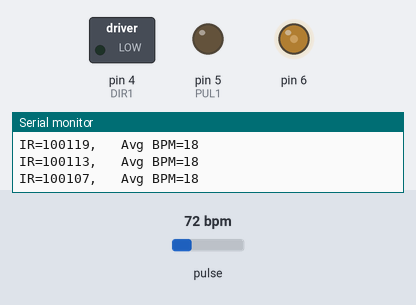
Bench run of a sketch on a simulated Arduino Uno, built with avr-gcc and run on an emulated ATmega328P. On the bench: switched loads named in the sketch (green lamp = pin HIGH), output pins drawn as LEDs (lit = HIGH), the last lines printed to the serial monitor. Inputs (shaded band) come from the test bench; at power-on: pulse 72 bpm.

Above: at 1.2 s.
1.3 s: pulse set to 42 bpm
4.3 s: pulse set to 100 bpm
7.3 s: pulse set to 70 bpm
At 8.2 s:
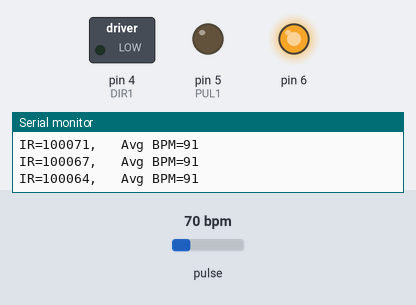
10.3 s: pulse set to 101 bpm
At 11.2 s:
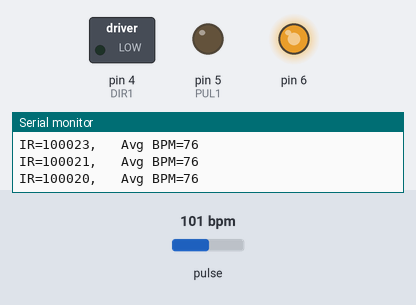
Timing chart, 0 to 14.1 s (numbered marks = the images above; inputs shaded):
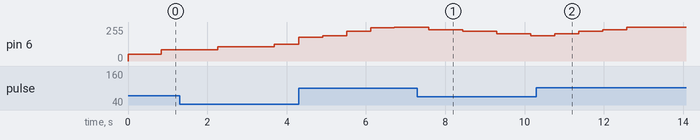

The sketch:

heart_rate.ino
```cpp
#include <Wire.h>
#include "MAX30105.h"
#include "heartRate.h"
MAX30105 particleSensor;
const byte RATE_SIZE = 4;
byte rates[RATE_SIZE];
byte rateSpot = 0;
long lastBeat = 0;
float beatsPerMinute;
int beatAvg;
int PWM=0;

#define DIR1 4 //方向信号
#define PUL1 5 //脉冲信号
int Step[12]={422,266,200,156,133,111,88,67,53,44,35,25};
bool Flag=true;
int Count=1;
void setup()
{
    Serial.begin(115200);
    Serial.println("Initializing...");

    if (!particleSensor.begin(Wire, I2C_SPEED_FAST)) //Use default I2C port, 400kHz speed
    {
        Serial.println("MAX30105 was not found. Please check wiring/power. ");
        while (1);
    }
    Serial.println("Place your index finger on the sensor with steady pressure.");
    particleSensor.setup();
    particleSensor.setPulseAmplitudeRed(0x0A); //Turn Red LED to low to indicate sensor is running
    particleSensor.setPulseAmplitudeGreen(0);
    pinMode(DIR1, OUTPUT);
    pinMode(PUL1, OUTPUT);
    pinMode(6, OUTPUT);
}

void loop()
{
    Ctrl_Motor();
}
//1600
//95+60+45+35+30+25+20+15+12+10+8+5
//160 36度
//80  18度
//40  9度
void Ctrl_Motor()
{
    long irValue = particleSensor.getIR();
    if (checkForBeat(irValue) == true)
    {
        long delta = millis() - lastBeat;
        lastBeat = millis();
        beatsPerMinute = 60 / (delta / 1000.0);
        if (beatsPerMinute < 255 && beatsPerMinute > 20)
        {
            rates[rateSpot++] = (byte)beatsPerMinute; //Store this reading in the array
            rateSpot %= RATE_SIZE; //Wrap variable
            //Take average of readings
            beatAvg = 0;
            for (byte x = 0 ; x < RATE_SIZE ; x++)
            {
                beatAvg += rates[x];
            }
            beatAvg /= RATE_SIZE;
        }
    }

    if (irValue < 50000)
    {
        Serial.print(" No finger?");
        analogWrite(6,0);
    }else{
        Serial.print("IR=");
        Serial.print(irValue);
        Serial.print(",   Avg BPM=");
        Serial.println(beatAvg);
        if(beatAvg>100)
        {
            PWM=100;
        }else{
            PWM=map(beatAvg,0,100,50,255);
        }
        analogWrite(6,PWM);
    }
}

void Forward_1(int count) //正转
{
    digitalWrite(DIR1, LOW);
    for(int i=0;i<count;i++)
    {
        digitalWrite(PUL1, HIGH);
        //delayMicroseconds(1000);
        //Ctrl_Motor();
        digitalWrite(PUL1, LOW);
        //delayMicroseconds(1000);
        //Ctrl_Motor();
    }
}
void Reversal_1(int count)       //反转
{
    digitalWrite(DIR1, HIGH);
    for(int i=0;i<count;i++)
    {
        digitalWrite(PUL1, HIGH);
        //delayMicroseconds(1000);
       // Ctrl_Motor();
        digitalWrite(PUL1, LOW);
        //delayMicroseconds(1000);
       // Ctrl_Motor();
    }
}
```

Measured:
- after the input at 7.3 s, pin 6: 252/255 → 236/255 after 0.28 s, → 222/255 0.86 s later, → 205/255 0.86 s later, → 191/255 0.86 s later
- after the input at 10.3 s, pin 6: 191/255 → 205/255 after 0.46 s, → 222/255 0.60 s later, → 236/255 0.60 s later, → 252/255 0.60 s later
